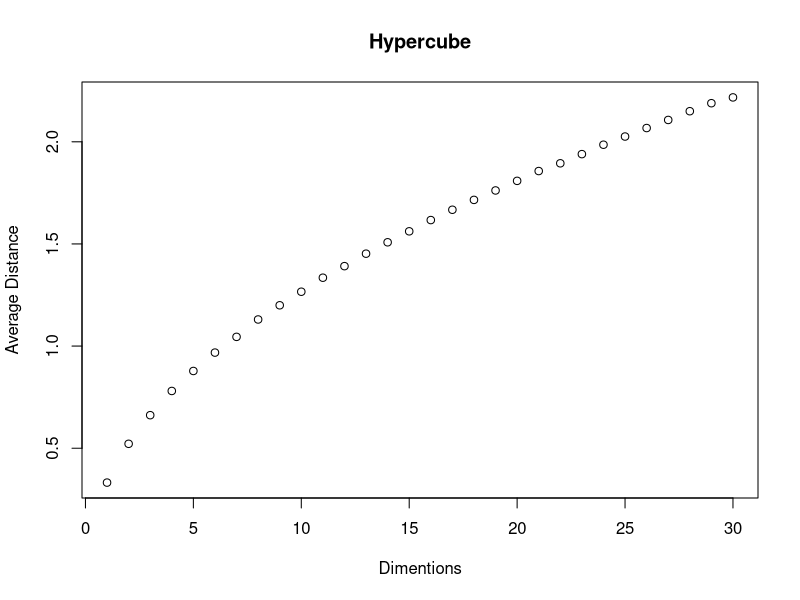

Write the R code that produced this figure.
dm = c()
for (n in 1:30) {
	dists = c()
	for (i in 1:10000) {
		p1 = runif(n)
		p2 = runif(n)
		dist = sqrt(sum((p1 - p2)^2))
		dists = c(dists,dist)
	}
	mean.dist = mean(dists)
	dm = c(dm,mean.dist)
}
png("plot.png")
plot(dm,main = "Hypercube",xlab = "Dimentions",ylab = "Average Distance")
x = dev.off()

